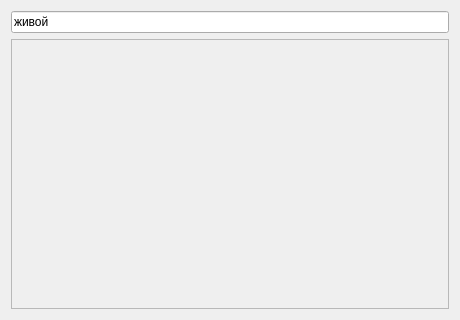
<?xml version="1.0" encoding="UTF-8"?>
<ui version="4.0"><class>Dialog</class><widget class="QDialog" name="Dialog"><property name="geometry"><rect><x>0</x><y>0</y><width>460</width><height>320</height></rect></property><property name="windowTitle"><string>#103 lists/188_list_disabled</string></property><layout class="QVBoxLayout" name="verticalLayout"><property name="leftMargin"><number>11</number></property><property name="topMargin"><number>11</number></property><property name="rightMargin"><number>11</number></property><property name="bottomMargin"><number>11</number></property><property name="spacing"><number>6</number></property><item><widget class="QLineEdit" name="e1"><property name="text"><string>живой</string></property></widget></item><item><widget class="QListWidget" name="list"><property name="enabled"><bool>false</bool></property></widget></item></layout></widget></ui>
